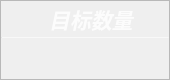
                    <widget class="QFrame" name="Target_QF">
                     <property name="minimumSize">
                      <size>
                       <width>170</width>
                       <height>80</height>
                      </size>
                     </property>
                     <property name="maximumSize">
                      <size>
                       <width>170</width>
                       <height>80</height>
                      </size>
                     </property>
                     <property name="toolTipDuration">
                      <number>0</number>
                     </property>
                     <property name="styleSheet">
                      <string notr="true">QFrame#Target_QF{
color: rgb(255, 255, 255);
border-radius: 15px;
background-color: qradialgradient(cx:0, cy:0, radius:1, fx:0.1, fy:0.1, stop:0 rgb(253, 139, 133),  stop:1 rgb(248, 194, 152));
border: 1px outset rgb(252, 194, 149)
}
</string>
                     </property>
                     <property name="frameShape">
                      <enum>QFrame::StyledPanel</enum>
                     </property>
                     <property name="frameShadow">
                      <enum>QFrame::Raised</enum>
                     </property>
                     <layout class="QVBoxLayout" name="verticalLayout_9" stretch="0,2,1">
                      <property name="spacing">
                       <number>0</number>
                      </property>
                      <property name="leftMargin">
                       <number>0</number>
                      </property>
                      <property name="topMargin">
                       <number>0</number>
                      </property>
                      <property name="rightMargin">
                       <number>0</number>
                      </property>
                      <property name="bottomMargin">
                       <number>0</number>
                      </property>
                      <item>
                       <widget class="QFrame" name="Target_top">
                        <property name="styleSheet">
                         <string notr="true">border:none</string>
                        </property>
                        <property name="frameShape">
                         <enum>QFrame::StyledPanel</enum>
                        </property>
                        <property name="frameShadow">
                         <enum>QFrame::Raised</enum>
                        </property>
                        <layout class="QHBoxLayout" name="horizontalLayout_7">
                         <property name="spacing">
                          <number>0</number>
                         </property>
                         <property name="leftMargin">
                          <number>0</number>
                         </property>
                         <property name="topMargin">
                          <number>3</number>
                         </property>
                         <property name="rightMargin">
                          <number>0</number>
                         </property>
                         <property name="bottomMargin">
                          <number>3</number>
                         </property>
                         <item>
                          <widget class="QLabel" name="label_6">
                           <property name="maximumSize">
                            <size>
                             <width>16777215</width>
                             <height>30</height>
                            </size>
                           </property>
                           <property name="font">
                            <font>
                             <family>Segoe UI</family>
                             <pointsize>16</pointsize>
                             <italic>true</italic>
                             <bold>true</bold>
                            </font>
                           </property>
                           <property name="styleSheet">
                            <string notr="true">color: rgba(255, 255, 255,210);
padding-left:12px;
font: 700 italic 16pt &quot;Segoe UI&quot;;</string>
                           </property>
                           <property name="text">
                            <string>目标数量</string>
                           </property>
                           <property name="alignment">
                            <set>Qt::AlignCenter</set>
                           </property>
                           <property name="indent">
                            <number>0</number>
                           </property>
                          </widget>
                         </item>
                        </layout>
                       </widget>
                      </item>
                      <item>
                       <widget class="Line" name="line_3">
                        <property name="maximumSize">
                         <size>
                          <width>16777215</width>
                          <height>1</height>
                         </size>
                        </property>
                        <property name="styleSheet">
                         <string notr="true">background-color: rgba(255, 255, 255, 89);</string>
                        </property>
                        <property name="orientation">
                         <enum>Qt::Horizontal</enum>
                        </property>
                       </widget>
                      </item>
                      <item>
                       <widget class="QFrame" name="Target_bottom">
                        <property name="styleSheet">
                         <string notr="true">border:none</string>
                        </property>
                        <property name="frameShape">
                         <enum>QFrame::StyledPanel</enum>
                        </property>
                        <property name="frameShadow">
                         <enum>QFrame::Raised</enum>
                        </property>
                        <layout class="QVBoxLayout" name="verticalLayout_10">
                         <property name="spacing">
                          <number>0</number>
                         </property>
                         <property name="leftMargin">
                          <number>0</number>
                         </property>
                         <property name="topMargin">
                          <number>6</number>
                         </property>
                         <property name="rightMargin">
                          <number>0</number>
                         </property>
                         <property name="bottomMargin">
                          <number>6</number>
                         </property>
                         <item alignment="Qt::AlignTop">
                          <widget class="QLabel" name="Target_num">
                           <property name="minimumSize">
                            <size>
                             <width>0</width>
                             <height>30</height>
                            </size>
                           </property>
                           <property name="maximumSize">
                            <size>
                             <width>16777215</width>
                             <height>30</height>
                            </size>
                           </property>
                           <property name="font">
                            <font>
                             <family>Microsoft YaHei UI</family>
                             <pointsize>17</pointsize>
                             <italic>false</italic>
                             <bold>false</bold>
                             <underline>false</underline>
                            </font>
                           </property>
                           <property name="styleSheet">
                            <string notr="true">color: rgb(255, 255, 255);
font: 17pt &quot;Microsoft YaHei UI&quot;;</string>
                           </property>
                           <property name="text">
                            <string/>
                           </property>
                           <property name="alignment">
                            <set>Qt::AlignCenter</set>
                           </property>
                          </widget>
                         </item>
                        </layout>
                       </widget>
                      </item>
                     </layout>
                    </widget>
